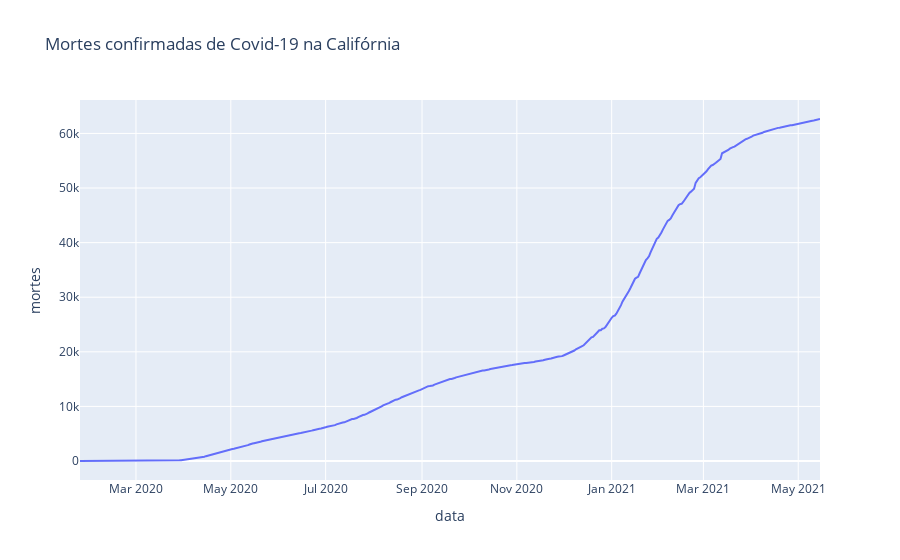

Notebook code cell kept with this figure:
### Code cell
# Visualizar as mortes na Califórnia
px.line(ca, 'data', 'mortes', title='Mortes confirmadas de Covid-19 na Califórnia')

### Figure 1 — Plotly figure (JSON) as saved in the notebook; plotly's stock layout.template omitted (floating-point values rounded to 4 significant figures; data arrays with more than 128 entries replaced by an {"elided": "..."} marker saying what was removed)
{"data": [{"hovertemplate": "data=%{x}<br>mortes=%{y}<extra></extra>", "legendgroup": "", "line": {"color": "#636efa", "dash": "solid"}, "mode": "lines", "name": "", "orientation": "v", "showlegend": false, "type": "scatter", "x": {"elided": "477 str values"}, "xaxis": "x", "y": {"elided": "477 int values"}, "yaxis": "y"}], "layout": {"legend": {"tracegroupgap": 0}, "title": {"text": "Mortes confirmadas de Covid-19 na Califórnia"}, "xaxis": {"anchor": "y", "domain": [0, 1], "title": {"text": "data"}}, "yaxis": {"anchor": "x", "domain": [0, 1], "title": {"text": "mortes"}}}}
